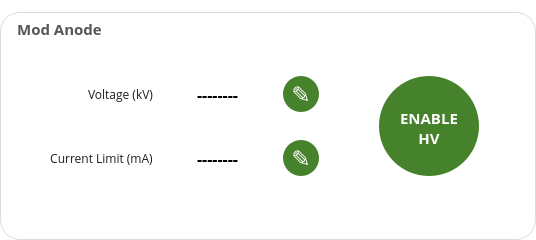
         <widget class="QGroupBox" name="slm_group">
          <property name="enabled">
           <bool>true</bool>
          </property>
          <property name="sizePolicy">
           <sizepolicy hsizetype="Expanding" vsizetype="Expanding">
            <horstretch>0</horstretch>
            <verstretch>0</verstretch>
           </sizepolicy>
          </property>
          <property name="minimumSize">
           <size>
            <width>500</width>
            <height>170</height>
           </size>
          </property>
          <property name="maximumSize">
           <size>
            <width>100000</width>
            <height>100000</height>
           </size>
          </property>
          <property name="font">
           <font>
            <family>Open Sans</family>
            <pointsize>11</pointsize>
            <weight>75</weight>
            <bold>true</bold>
           </font>
          </property>
          <property name="styleSheet">
           <string notr="true">QGroupBox {
/*border: 1px solid rgb(180, 180, 180);*/
border: none;
background: white;
border-radius: 20px;
margin-top: 12px;
border: 1px solid rgb(220,220,220);
}

QGroupBox::title {
subcontrol-origin: margin;
/*left: 20px;*/
padding: 0px 3px;
left: 12px;
top: 18px;
color: rgb(85, 87, 83);
}

QGroupBox::title:disabled {
color: rgb(180,180,180);
}</string>
          </property>
          <property name="title">
           <string>Mod Anode</string>
          </property>
          <layout class="QGridLayout" name="gridLayout_3" rowstretch="8,0,1,0,8">
           <property name="leftMargin">
            <number>9</number>
           </property>
           <property name="horizontalSpacing">
            <number>15</number>
           </property>
           <item row="1" column="4">
            <spacer name="horizontalSpacer_6">
             <property name="orientation">
              <enum>Qt::Horizontal</enum>
             </property>
             <property name="sizeType">
              <enum>QSizePolicy::Fixed</enum>
             </property>
             <property name="sizeHint" stdset="0">
              <size>
               <width>45</width>
               <height>20</height>
              </size>
             </property>
            </spacer>
           </item>
           <item row="1" column="3" alignment="Qt::AlignLeft">
            <widget class="QPushButton" name="anode_volt_button">
             <property name="minimumSize">
              <size>
               <width>36</width>
               <height>36</height>
              </size>
             </property>
             <property name="maximumSize">
              <size>
               <width>100000</width>
               <height>36</height>
              </size>
             </property>
             <property name="font">
              <font>
               <family>Open Sans</family>
               <pointsize>17</pointsize>
              </font>
             </property>
             <property name="styleSheet">
              <string notr="true">QPushButton:hover:pressed {
	background-color: qlineargradient(x1: 0, y1: 0, x2: 0, y2: 1, stop: 0 #2f5b12, stop: 1 #2f5b12);
}

QPushButton {
	background-color: qlineargradient(x1: 0, y1: 0, x2: 0, y2: 1, stop: 0 #46812B, stop: 1 #46812B);
	border: none;
	border-radius: 18px;
	color: white;
	height: 36px;
	width: 36px;
}

QPushButton:hover {
	background-color: qlineargradient(x1: 0, y1: 0, x2: 0, y2: 1, stop: 0 #407527, stop: 1 #407527);
}

QPushButton:disabled {
	background-color: qlineargradient(x1: 0, y1: 0, x2: 0, y2: 1, stop: 0 rgb(181, 181, 181), stop: 1 rgb(181, 181, 181));
}</string>
             </property>
             <property name="text">
              <string>✎</string>
             </property>
            </widget>
           </item>
           <item row="1" column="6">
            <spacer name="horizontalSpacer_7">
             <property name="orientation">
              <enum>Qt::Horizontal</enum>
             </property>
             <property name="sizeType">
              <enum>QSizePolicy::Fixed</enum>
             </property>
             <property name="sizeHint" stdset="0">
              <size>
               <width>45</width>
               <height>0</height>
              </size>
             </property>
            </spacer>
           </item>
           <item row="1" column="0">
            <spacer name="horizontalSpacer_5">
             <property name="orientation">
              <enum>Qt::Horizontal</enum>
             </property>
             <property name="sizeHint" stdset="0">
              <size>
               <width>40</width>
               <height>20</height>
              </size>
             </property>
            </spacer>
           </item>
           <item row="4" column="2">
            <spacer name="verticalSpacer_8">
             <property name="orientation">
              <enum>Qt::Vertical</enum>
             </property>
             <property name="sizeHint" stdset="0">
              <size>
               <width>20</width>
               <height>40</height>
              </size>
             </property>
            </spacer>
           </item>
           <item row="1" column="1" alignment="Qt::AlignRight">
            <widget class="QLabel" name="label_4">
             <property name="font">
              <font>
               <family>Open Sans</family>
               <pointsize>9</pointsize>
              </font>
             </property>
             <property name="styleSheet">
              <string notr="true">QLabel{ background: none; color: rgb(30,30,30); }
QLabel:disabled{ color: rgb(180,180,180); }</string>
             </property>
             <property name="text">
              <string>Voltage (kV)</string>
             </property>
             <property name="alignment">
              <set>Qt::AlignCenter</set>
             </property>
            </widget>
           </item>
           <item row="3" column="1" alignment="Qt::AlignRight">
            <widget class="QLabel" name="label_13">
             <property name="font">
              <font>
               <family>Open Sans</family>
               <pointsize>9</pointsize>
              </font>
             </property>
             <property name="styleSheet">
              <string notr="true">QLabel{ background: none; color: rgb(30,30,30); }
QLabel:disabled{ color: rgb(180,180,180); }</string>
             </property>
             <property name="text">
              <string>Current Limit (mA)</string>
             </property>
             <property name="alignment">
              <set>Qt::AlignCenter</set>
             </property>
            </widget>
           </item>
           <item row="3" column="3" alignment="Qt::AlignLeft">
            <widget class="QPushButton" name="anode_curr_button">
             <property name="minimumSize">
              <size>
               <width>36</width>
               <height>36</height>
              </size>
             </property>
             <property name="maximumSize">
              <size>
               <width>100000</width>
               <height>36</height>
              </size>
             </property>
             <property name="font">
              <font>
               <family>Open Sans</family>
               <pointsize>17</pointsize>
              </font>
             </property>
             <property name="styleSheet">
              <string notr="true">QPushButton:hover:pressed {
	background-color: qlineargradient(x1: 0, y1: 0, x2: 0, y2: 1, stop: 0 #2f5b12, stop: 1 #2f5b12);
}

QPushButton {
	background-color: qlineargradient(x1: 0, y1: 0, x2: 0, y2: 1, stop: 0 #46812B, stop: 1 #46812B);
	border: none;
	border-radius: 18px;
	color: white;
	height: 36px;
	width: 36px;
}

QPushButton:hover {
	background-color: qlineargradient(x1: 0, y1: 0, x2: 0, y2: 1, stop: 0 #407527, stop: 1 #407527);
}

QPushButton:disabled {
	background-color: qlineargradient(x1: 0, y1: 0, x2: 0, y2: 1, stop: 0 rgb(181, 181, 181), stop: 1 rgb(181, 181, 181));
}</string>
             </property>
             <property name="text">
              <string>✎</string>
             </property>
            </widget>
           </item>
           <item row="1" column="2" alignment="Qt::AlignHCenter">
            <widget class="QLineEdit" name="anode_volt_edit">
             <property name="minimumSize">
              <size>
               <width>100</width>
               <height>36</height>
              </size>
             </property>
             <property name="maximumSize">
              <size>
               <width>100</width>
               <height>36</height>
              </size>
             </property>
             <property name="font">
              <font>
               <family>Open Sans</family>
               <pointsize>12</pointsize>
               <weight>75</weight>
               <bold>true</bold>
              </font>
             </property>
             <property name="styleSheet">
              <string notr="true">QLineEdit { height: 34px; border-radius: 17px; border: none; background: white; color: black; }
QLineEdit:disabled { color: white; }
</string>
             </property>
             <property name="text">
              <string>--------</string>
             </property>
             <property name="alignment">
              <set>Qt::AlignCenter</set>
             </property>
             <property name="readOnly">
              <bool>true</bool>
             </property>
            </widget>
           </item>
           <item row="3" column="2" alignment="Qt::AlignHCenter">
            <widget class="QLineEdit" name="anode_curr_edit">
             <property name="minimumSize">
              <size>
               <width>100</width>
               <height>36</height>
              </size>
             </property>
             <property name="maximumSize">
              <size>
               <width>100</width>
               <height>36</height>
              </size>
             </property>
             <property name="font">
              <font>
               <family>Open Sans</family>
               <pointsize>12</pointsize>
               <weight>75</weight>
               <bold>true</bold>
              </font>
             </property>
             <property name="styleSheet">
              <string notr="true">QLineEdit { height: 34px; border-radius: 17px; border: none; background: white; color: black; }
QLineEdit:disabled { color: white; }
</string>
             </property>
             <property name="text">
              <string>--------</string>
             </property>
             <property name="alignment">
              <set>Qt::AlignCenter</set>
             </property>
             <property name="readOnly">
              <bool>true</bool>
             </property>
            </widget>
           </item>
           <item row="0" column="2">
            <spacer name="verticalSpacer_19">
             <property name="orientation">
              <enum>Qt::Vertical</enum>
             </property>
             <property name="sizeHint" stdset="0">
              <size>
               <width>20</width>
               <height>40</height>
              </size>
             </property>
            </spacer>
           </item>
           <item row="1" column="5" rowspan="3">
            <widget class="QPushButton" name="slm_hv_button">
             <property name="minimumSize">
              <size>
               <width>100</width>
               <height>100</height>
              </size>
             </property>
             <property name="maximumSize">
              <size>
               <width>100</width>
               <height>100</height>
              </size>
             </property>
             <property name="font">
              <font>
               <family>Open Sans</family>
               <pointsize>11</pointsize>
               <weight>75</weight>
               <bold>true</bold>
              </font>
             </property>
             <property name="styleSheet">
              <string notr="true">QPushButton:hover:pressed {
	background-color: qlineargradient(x1: 0, y1: 0, x2: 0, y2: 1, stop: 0 rgb(47, 91, 18), stop: 1 rgb(47, 91, 18));
}

QPushButton {
	background-color: qlineargradient(x1: 0, y1: 0, x2: 0, y2: 1, stop: 0 #46812B, stop: 1 #46812B);
	border: none;
	color: white;
	border-radius: 50px;
	padding-top: 3px;
}

QPushButton:hover {
	background-color: qlineargradient(x1: 0, y1: 0, x2: 0, y2: 1, stop: 0 #407527, stop: 1 #407527);
}

QPushButton:disabled {
	background-color: qlineargradient(x1: 0, y1: 0, x2: 0, y2: 1, stop: 0 rgb(181, 181, 181), stop: 1 rgb(181, 181, 181));
}</string>
             </property>
             <property name="text">
              <string>ENABLE
HV</string>
             </property>
            </widget>
           </item>
           <item row="2" column="2">
            <spacer name="verticalSpacer_9">
             <property name="orientation">
              <enum>Qt::Vertical</enum>
             </property>
             <property name="sizeHint" stdset="0">
              <size>
               <width>20</width>
               <height>40</height>
              </size>
             </property>
            </spacer>
           </item>
          </layout>
         </widget>
